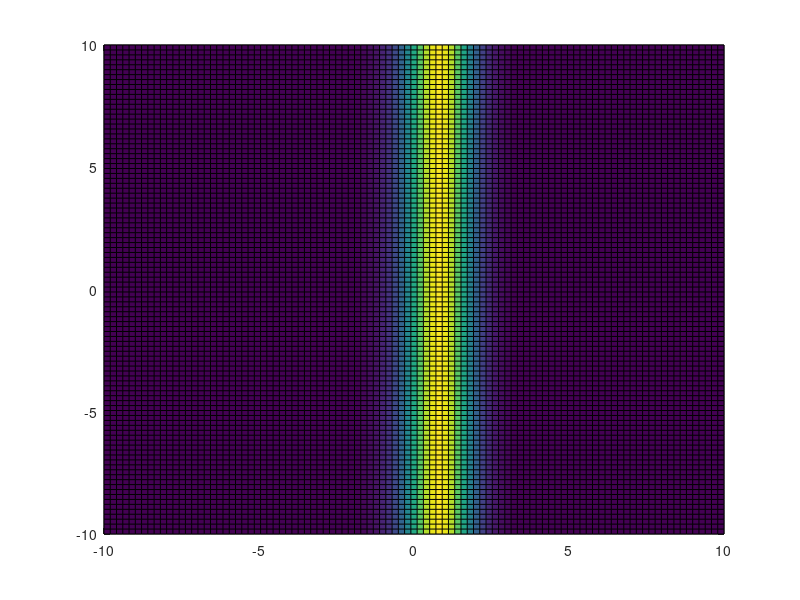

Recreate this plot in MATLAB.
%{
@author G. Mizael Mtz. Hdz.
@description Graphics
@version 1.0.0
@date 2017-10-11
%}
date
name='G. Mizael Mtz. Hdz.'
string='Exercise 2.1:';
fprintf('%s\n',string);
x=linspace(sin(2+1), sin(4+1)); %2.1 x data
x=abs(x);                       %2.1 abs(x)
y=sin(x);                       %2.1 y data
plot(x,y);                      %2.1 Graphic
input('Press Any Key to Continue');


string='Exercise 2.2:';
fprintf('%s\n',string);
x=linspace(-pi,pi);                             %2.2 x data
fx=sin(2*x);                                    %2.2 y data
plot(x,fx,'color','red');                       %2.2 Graphic
hold on;                                        %2.2 hold on
x_der=linspace(-pi,pi);                         %2.2 x data (derivative)
fx_der=cos(2*x)*2;                              %2.2 y data (derivative)
plot(x_der,fx_der,'color','blue');              %2.2 Graphic
title('Gráfica de una función y su derivada');  %2.2 title
legend('sin(2x)','2cos(2x)');                   %2.2 legend
hold off;                                       %2.2 hold off
input('Press Any Key to Continue');


string='Exercise 2.3:';
fprintf('%s\n',string);                         %2.3 
polar(67,1,'')                                  %2.3 graphic: polar
input('Press Any Key to Continue');


string='Exercise 2.4:';
fprintf('%s\n',string);
x=linspace(-10,10);                 %2.4 x data
a=2;
b=3;
c=4;
fx=a*(x.^2)+ b*x + c;               %2.4 y data
subplot(2,2,1)                      
plot(x,fx);                         %2.4 1. plot
a=2;
b=2;
c=4;
fx=a*(x.^2)+ b*x + c;
subplot(2,2,2)
plot(x,fx);                         %2.4 2. plot
a=2;
b=0;
c=4;
fx=a*(x.^2)+ b*x + c;
subplot(2,2,3)
plot(x,fx);                         %2.4 3. plot
a=2;
b=-2;
c=4;
fx=a*(x.^2)+ b*x + c;
subplot(2,2,4)
plot(x,fx);                         %2.4 4. plot
input('Press Any Key to Continue');


string='Exercise 2.5:';
fprintf('%s\n',string);
teta=linspace(0,2*pi,1000);
r=1+2*sin(6*teta);
subplot(1,1,1)
polar(teta,r);
input('Press Any Key to Continue');


string='Exercise 2.6:';
fprintf('%s\n',string);
b=1;
p=raylrnd(1,30000,1);
xx=0:01:4;
yy=hist(p,xx);
yy=yy/(30000*0.1)
bar(xx,yy);
y=raylpdf(xx,1);
line(xx,y);
input('Press Any Key to Continue');


string='Exercise 2.7:';
fprintf('%s\n',string);
x=linspace(0,2*pi);                                                                      %2.7 x data
fx=((x).*(x-pi)).*(x-2*pi);                                                              %2.7 origin function
plot(x,fx,'color','blue');
hold on
aprox=(12*sin(x)) + (3*sin(2*x))/2 + (4*sin(3*x))/9 + (3*sin(4*x))/16 + (3*sin(5*x))/125; %2.7 Aprox
plot(x,aprox,'color','red');
hold off;
input('Press Any Key to Continue');


string='Exercise 2.8:';
fprintf('%s\n',string);
x=linspace(-10,10);                 %2.8 x data
y=x;                                %2.8 y data
[X,Y] = meshgrid(x,y);              
Z=100.*(Y-X.^2).^2 + (1-X).^2;      %2.8 z data
plot3(X,Y,Z);    
mesh(X,Y,Z);                        %2.8 graphic =>contour
input('Press Any Key to Continue');


string='Exercise 2.9:';
fprintf('%s\n',string);
x=0;y=0;X=0;Y=0;Z=0;
x=linspace(-10,10);                               %2.9 x data
y=x;                                            %2.9 y data
[X,Y]=meshgrid(x,y);
Z=((X.^2-2*X).^2)*exp(-X.^2 - Y.^2 - X.*Y);
mesh(X,Y,Z);                                    %2.9 graphic: mesh
surf(X,Y,Z);                                    %2.9 graphic: surf
input('Press Any Key to Continue');


string='Exercise 2.10:';
fprintf('%s\n',string);
x=0;y=0;X=0;Y=0;Z=0;
x=linspace(-10,10);                               %2.10 x data
y=x;                                              %2.10 y data
[X,Y]=meshgrid(x,y);
Z=((X.^2-2*X).^2)*exp(-X.^2 - Y.^2 - X.*Y);
waterfall(X,Y,Z);                                 %2.10 graphic: waterfall
pcolor(X,Y,Z);                                    %2.10 graphic: pcolor
input('Press Any Key to Continue');

